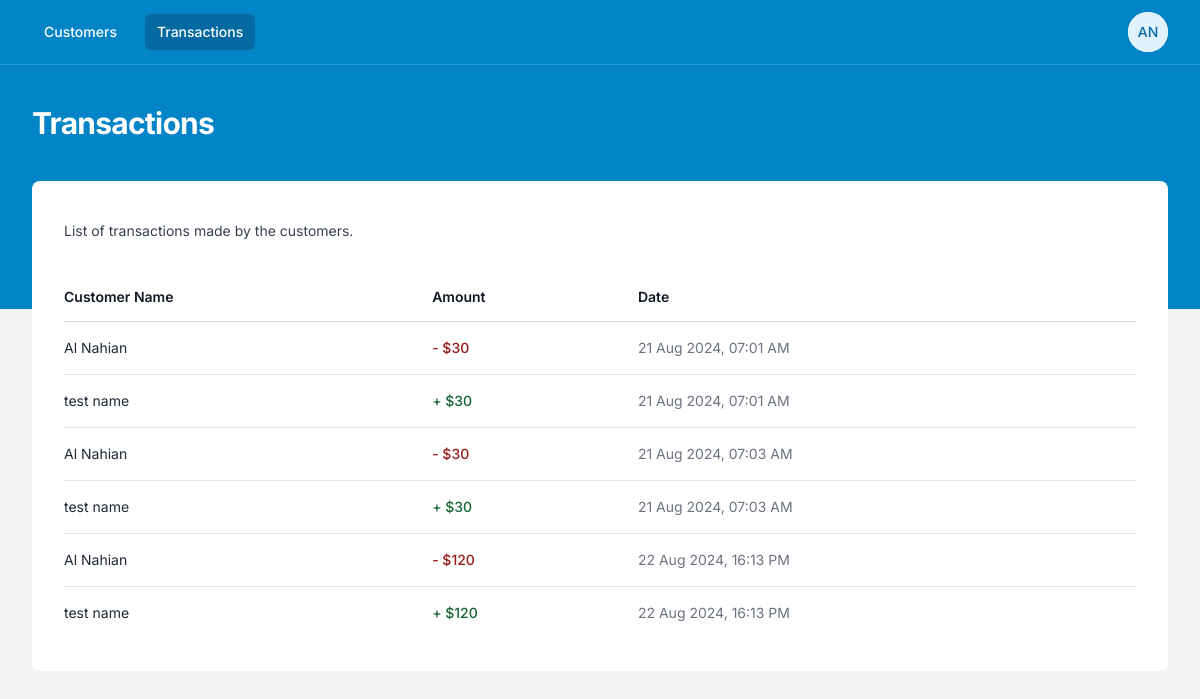
/admin/transactions.php (signed in), run on the app's committed database.
### tables this page shows
CREATE TABLE `transactions` (
  `id` int(6) UNSIGNED NOT NULL,
  `name` varchar(50) NOT NULL,
  `email` varchar(50) DEFAULT NULL,
  `amount` int(10) DEFAULT NULL,
  `transfer_type` enum('sent','received') NOT NULL,
  `reg_date` timestamp NOT NULL DEFAULT current_timestamp() ON UPDATE current_timestamp()
);

### includes/Transactions.php (called while the page is built, shortened)
<?php
class Transactions
{
    public static function getAll()
    {
        $conn = Connection::__self();
        try {
            $statement = $conn->prepare("SELECT * FROM transactions");
            $statement->execute();
            return $statement->fetchAll(PDO::FETCH_ASSOC);
        } catch (PDOException $e) {
            die("Oops! Something is Wrong, could not find any Transaction. Exception Message -> " . $e->getMessage());
        }
    }
}

### admin/transactions.php (the view, shortened to what this page needs)
<?php
$balance_transfer = [];
if (Connection::isFile()) {
  $balance_transfer = Transaction::getALLTransactionFromFile();
} elseif (Connection::isDB()) {
  $balance_transfer = Transactions::getAll();
} else {
  die("Please, Set use_storage is \"isFile\" or \"isDatabase\" in your config.ini file");
}
?>
<!DOCTYPE html>
<html class="h-full bg-gray-100" lang="en">
<head>
  <script src="https://cdn.tailwindcss.com"></script>
</head>
<body class="h-full">
  <div class="min-h-full">
    <div class="bg-sky-600 pb-32">
      <nav class="border-b border-sky-300 border-opacity-25 bg-sky-600"
        x-data="{ mobileMenuOpen: false, userMenuOpen: false }">
        <div class="mx-auto max-w-7xl px-4 sm:px-6 lg:px-8">
          <div class="flex h-16 justify-between">
            <div class="flex items-center px-2 lg:px-0">
              <div class="hidden sm:block">
                <div class="flex space-x-4">
                  <a href="./customers.php"
                    class="text-white hover:bg-sky-500 hover:bg-opacity-75 rounded-md py-2 px-3 text-sm font-medium">Customers</a>
                  <a href="./transactions.php"
                    class="bg-sky-700 text-white rounded-md py-2 px-3 text-sm font-medium">Transactions</a>
                </div>
              </div>
            </div>
            <div class="hidden sm:ml-6 sm:flex gap-2 sm:items-center">
              <div class="relative ml-3" x-data="{ open: false }">
                <div>
                  <button @click="open = !open" type="button"
                    class="flex rounded-full bg-white text-sm focus:outline-none" id="user-menu-button"
                    aria-expanded="false" aria-haspopup="true">
                    <span class="inline-flex h-10 w-10 items-center justify-center rounded-full bg-sky-100">
                      <span class="font-medium leading-none text-sky-700">
                        <?php
                        if (!empty($_SESSION["user"]) && $_SESSION["user"]["name"] != "") {
                          $name = explode(" ", $_SESSION["user"]["name"]);
                          $str = "";
                          foreach ($name as $i) {
                            $str .= $i[0];
                          }
                          echo strtoupper($str);
                        } else {
                          echo "CU";
                        }
                        ?>
                      </span>
                    </span>
                  </button>
                </div>
              </div>
            </div>
          </div>
        </div>
      </nav>
      <header class="py-10">
        <div class="mx-auto max-w-7xl px-4 sm:px-6 lg:px-8">
          <h1 class="text-3xl font-bold tracking-tight text-white">
            Transactions
          </h1>
        </div>
      </header>
    </div>
    <main class="-mt-32">
      <div class="mx-auto max-w-7xl px-4 pb-12 sm:px-6 lg:px-8">
        <div class="bg-white rounded-lg py-8">
          <div class="px-4 sm:px-6 lg:px-8">
            <div class="sm:flex sm:items-center">
              <div class="sm:flex-auto">
                <p class="mt-2 text-sm text-gray-700">
                  List of transactions made by the customers.
                </p>
              </div>
            </div>
            <div class="mt-8 flow-root">
              <div class="-mx-4 -my-2 overflow-x-auto sm:-mx-6 lg:-mx-8">
                <div class="inline-block min-w-full py-2 align-middle sm:px-6 lg:px-8">
                  <?php if (!empty($balance_transfer)) { ?>
                    <table class="min-w-full divide-y divide-gray-300">
                      <thead>
                        <tr>
                          <th scope="col"
                            class="whitespace-nowrap py-3.5 pl-4 pr-3 text-left text-sm font-semibold text-gray-900 sm:pl-0">
                            Customer Name
                          </th>
                          <th scope="col"
                            class="whitespace-nowrap px-2 py-3.5 text-left text-sm font-semibold text-gray-900">
                            Amount
                          </th>
                          <th scope="col"
                            class="whitespace-nowrap px-2 py-3.5 text-left text-sm font-semibold text-gray-900">
                            Date
                          </th>
                        </tr>
                      </thead>
                      <tbody class="divide-y divide-gray-200 bg-white">
                        <?php foreach ($balance_transfer as $b_data) {
                          if (!empty($b_data)) {
                            ?>
                            <tr>
                              <td class="whitespace-nowrap py-4 pl-4 pr-3 text-sm text-gray-800 sm:pl-0">
                                <?php echo $b_data["name"]; ?>
                              </td>
                              <td class="whitespace-nowrap px-2 py-4 text-sm font-medium text-emerald-600">
                                <?php if ($b_data["transfer_type"] == "sent") {
                                  ?>
                                  <span class="text-red-800"><?php
                                  echo "- $";
                                  echo $b_data["amount"];
                                  ?></span>
                                  <?php
                                } else { ?>
                                  <span class="text-green-800"><?php
                                  echo "+ $";
                                  echo $b_data["amount"];
                                  ?></span>
                                <?php } ?>
                              </td>
                              <td class="whitespace-nowrap px-2 py-4 text-sm text-gray-500">
                                <?php
                                $date = date_create($b_data["reg_date"]);
                                echo date_format($date, "d M Y, H:i A");
                                ?>
                              </td>
                            </tr>
                          <?php }
                        } ?>
                      </tbody>
                    </table>
                  <?php } else { ?>
                    <span class="text-xl text-center">Yet, No Transfer done.</span>
                  <?php } ?>
                </div>
              </div>
            </div>
          </div>
        </div>
      </div>
    </main>
  </div>
</body>
</html>

### admin/transactions.php (style rules this page uses)
* { font-family: 'Inter', system-ui, -apple-system, BlinkMacSystemFont, 'Segoe UI', Roboto, Oxygen, Ubuntu, Cantarell, 'Open Sans', 'Helvetica Neue', sans-serif; }

### data on the page
transactions: name "Al Nahian", amount "30", reg_date "21 Aug 2024, 07:01 AM"
transactions: name "test name", amount "30", reg_date "21 Aug 2024, 07:01 AM"
transactions: name "Al Nahian", amount "30", reg_date "21 Aug 2024, 07:03 AM"
transactions: name "test name", amount "30", reg_date "21 Aug 2024, 07:03 AM"
transactions: name "Al Nahian", amount "120", reg_date "22 Aug 2024, 16:13 PM"
transactions: name "test name", amount "120", reg_date "22 Aug 2024, 16:13 PM"

### other printed values
$str "AN"
